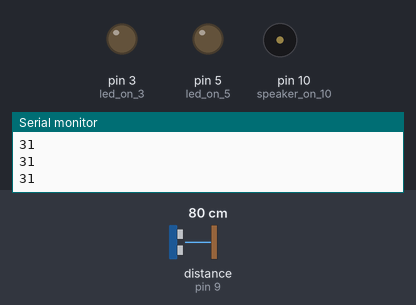
This sketch was run on a simulated Arduino Uno, built with avr-gcc and run on an emulated ATmega328P. On the bench: output pins drawn as LEDs (lit = HIGH), buzzer (waves = sounding), the last lines printed to the serial monitor. Wiring (inferred from the names in the program): ultrasonic range finder: trigger pin 6; echo pin 9. The test bench sets the inputs (shaded band); at power-on: distance to the obstacle (sensor on pin 9) 80 cm. The echo pulse lasts 58.3 µs per cm; pins used as bus, display or sensor lines are not drawn.

Above: at 1.3 s.
1.4 s: distance to the obstacle (sensor on pin 9) set to 32 cm
3.2 s: distance to the obstacle (sensor on pin 9) set to 25 cm
At 4.07 s:
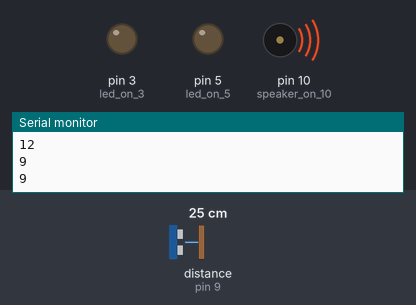
6.2 s: distance to the obstacle (sensor on pin 9) set to 35 cm
At 6.58 s:
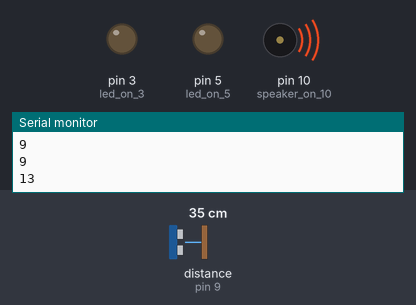
8.0 s: distance to the obstacle (sensor on pin 9) set to 2 cm
At 8.87 s:
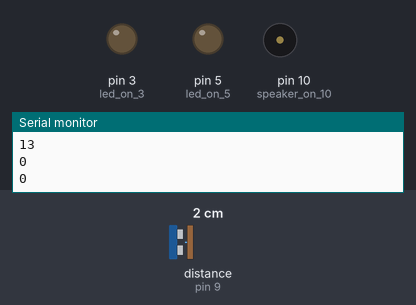
Timing chart, 0 to 12.0 s (numbered marks = the images above; inputs shaded):
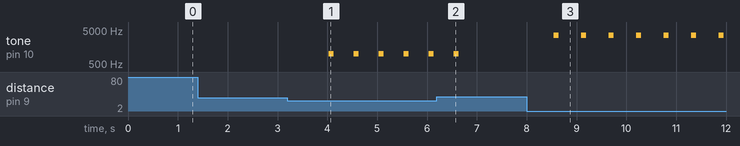

The sketch:

Tony_Wang_Test_Ard.ino
```cpp
void setup() {
  // put your setup code here, to run once:
  Serial.begin(9600);

  pinMode(3, OUTPUT); //led on 3
  pinMode(5, OUTPUT); //led on 5
  pinMode(6, OUTPUT); //trigg on 6
  pinMode(9, INPUT); //echo on 9
  pinMode(10, OUTPUT); //speaker on 10
}

void loop() {
  // For alternating lights
//  Serial.print("Hello World");
//  delay(1000);
//  Serial.print("dfadf");
//
//  digitalWrite(3,HIGH);
//  delay(500);
//  digitalWrite(5,HIGH);
//  delay(500);
//  digitalWrite(3,LOW);
//  delay(500);
//  digitalWrite(5,LOW);

//  //For ultrasonic sensor
//  unsigned long distance;
//  digitalWrite(6,LOW);
//  delayMicroseconds(2);
//  digitalWrite(6,HIGH);
//  delayMicroseconds(10);
//  digitalWrite(6,LOW);
//  distance = pulseIn(9,HIGH);
//  distance = distance/58;
//  distance = distance*.393701l;
//  Serial.println(distance);
//  delay(500);
//  //return(distance);

////  speaker stuff
//  tone(10,2000);
//  delay(100);
//  tone(10,3000);
//  delay(100);
//  tone(10,2000);
//  delay(500);

//new ultrasonic + speaker
  unsigned long distance;
  digitalWrite(6,LOW);
  delayMicroseconds(2);
  digitalWrite(6,HIGH);
  delayMicroseconds(10);
  digitalWrite(6,LOW);
  distance = pulseIn(9,HIGH);
  distance = distance/58;
  distance = distance*.393701l;
  Serial.println(distance);
  delay(500);
  if(distance > 2 && distance <= 10) {
    tone(10,1000,100);
  }
  else if(distance <= 2) {
    tone(10,3500,100);
    delay(50);
  }
}
```

Measured:
- the behaviour switches between 29 and 28 cm on distance to the obstacle (sensor on pin 9) (found by bisection; images 0 and 1)
- after the input at 3.2 s, tone on pin 10 (speaker_on_10): alternates 1000 Hz for 0.10 s and silent for 0.40 s, starting after 0.83 s
- after the input at 6.2 s, tone on pin 10 (speaker_on_10): goes on until 6.6 s, then stays silent
- after the input at 8.0 s, tone on pin 10 (speaker_on_10): alternates 3500 Hz for 0.10 s and silent for 0.45 s, starting after 0.55 s
